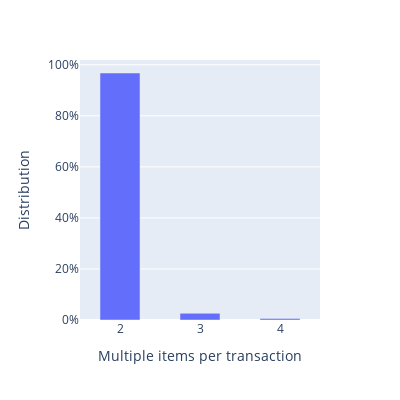

This figure's notebook cell:
### Code cell
# Mutiple items per transaction

import seaborn as sns

mutliple_items_per_transaction = grouped_mutliple_items["quantity"].value_counts()
mutliple_items_per_transaction.rename_axis("frequency")

# lenth_of_transactions
mutliple_items_per_transaction = mutliple_items_per_transaction.head(4)

total = mutliple_items_per_transaction.values.sum()

import plotly.express as px
fig = px.bar(mutliple_items_per_transaction, x=mutliple_items_per_transaction.index, y=mutliple_items_per_transaction.values/total,width=400, height=400)
fig.update_traces(width=0.5)
fig.update_layout(
    xaxis_title="Multiple items per transaction",
    yaxis_tickformat ='0%',
    xaxis_tickformat = ',d',
    yaxis_title="Distribution",
    legend_title="Multiple items per transaction distribution",)

fig.show()

### Figure 1 — Plotly figure (JSON) as saved in the notebook; plotly's stock layout.template omitted (floating-point values rounded to 4 significant figures)
{"data": [{"alignmentgroup": "True", "hovertemplate": "index=%{x}<br>y=%{y}<extra></extra>", "legendgroup": "", "marker": {"color": "#636efa", "pattern": {"shape": ""}}, "name": "", "offsetgroup": "", "orientation": "v", "showlegend": false, "textposition": "auto", "type": "bar", "width": 0.5, "x": [2, 3, 4], "xaxis": "x", "y": [0.9676, 0.02619, 0.006163], "yaxis": "y"}], "layout": {"barmode": "relative", "height": 400, "legend": {"title": {"text": "Multiple items per transaction distribution"}, "tracegroupgap": 0}, "margin": {"t": 60}, "width": 400, "xaxis": {"anchor": "y", "domain": [0, 1], "tickformat": ",d", "title": {"text": "Multiple items per transaction"}}, "yaxis": {"anchor": "x", "domain": [0, 1], "tickformat": "0%", "title": {"text": "Distribution"}}}}
